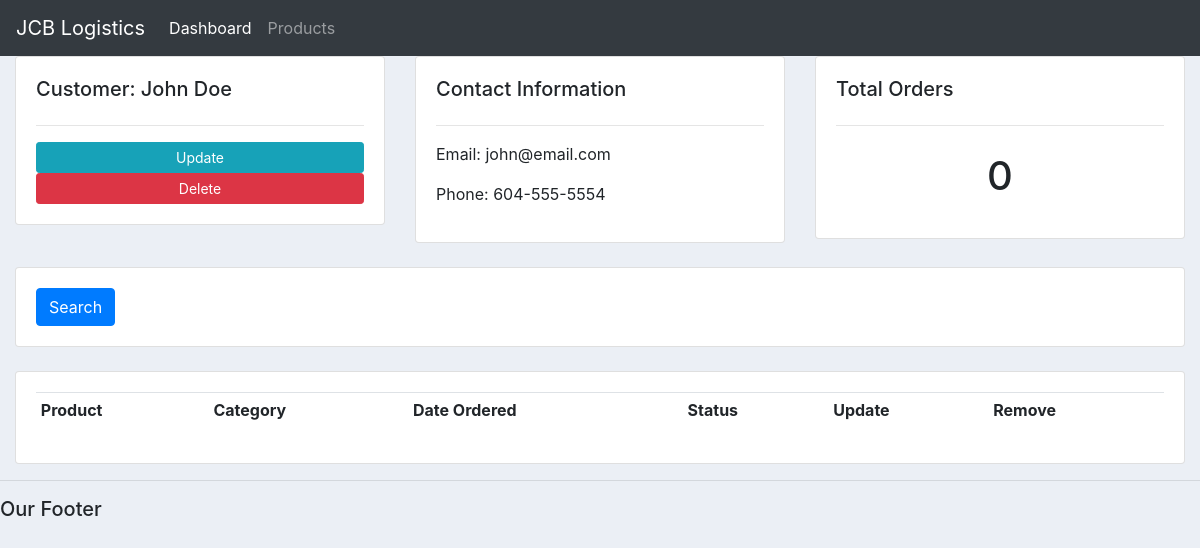
The app's page /customer/1/ with its own data.
### accounts/models.py (models this page shows, shortened)
class Customer(models.Model):
    name = models.CharField(max_length=200, null=True)
    phone = models.CharField(max_length=200, null=True)
    email = models.CharField(max_length=200, null=True)
    date_created = models.DateTimeField(auto_now_add=True, null=True)

### accounts/views.py (the view)
# urls.py: path('customer/<str:pk>/', views.customer, name="customer"),
def customer(request, pk):
    customer = Customer.objects.get(id=pk)
    orders = customer.order_set.all()
    order_count = orders.count()
    context = {'customer':customer, 'orders':orders, 'order_count':order_count}
    return render(request, 'accounts/customer.html', context)

### accounts/templates/accounts/customer.html (shortened to what this page needs)
{% extends 'accounts/main.html' %}
{% block content %}
<div class="row">
    <div class="col-md">
        <div class="card card-body">
            <h5>Customer: {{customer.name}}</h5>
            <hr>
            <td><a class="btn btn-sm btn-info" href="{% url 'update_order' order.id %}">Update</a></td>
            <td><a class="btn btn-sm btn-danger" href="{% url 'delete_order' order.id %}">Delete</a></td>
        </div>
    </div>
    <div class="col-md">
        <div class="card card-body">
            <h5>Contact Information</h5>
            <hr>
            <p>Email: {{customer.email}}</p>
            <p>Phone: {{customer.phone}}</p>
        </div>
    </div>
    <div class="col-md">
        <div class="card card-body">
            <h5>Total Orders</h5>
            <hr>
            <h1 style="text-align: center; padding: 10px;">{{order_count}}</h1>
        </div>
    </div>
</div>
<br>
<div class="row">
    <div class="col">
        <div class="card card-body">
            <form method="GET">
                <button class="btn btn-primary" type="submit">Search</button>
            </form>
        </div>
    </div>
</div>
<br>
<div class="row">
    <div class="col-md">
        <div class="card card-body">
            <table class="table table-sm">
                <tr>
                    <th>Product</th>
                    <th>Category</th>
                    <th>Date Ordered</th>
                    <th>Status</th>
                    <th>Update</th>
                    <th>Remove</th>
                </tr>
            </table>
        </div>
    </div>
</div>
{% endblock %}

### static/css/main.css (style rules this page uses)
body { background-color: #ebeff5; }

### records on screen
Customer: name "John Doe", email "john@email.com", phone "604-555-5554"

### other values on screen
{{ order_count }} "0"
